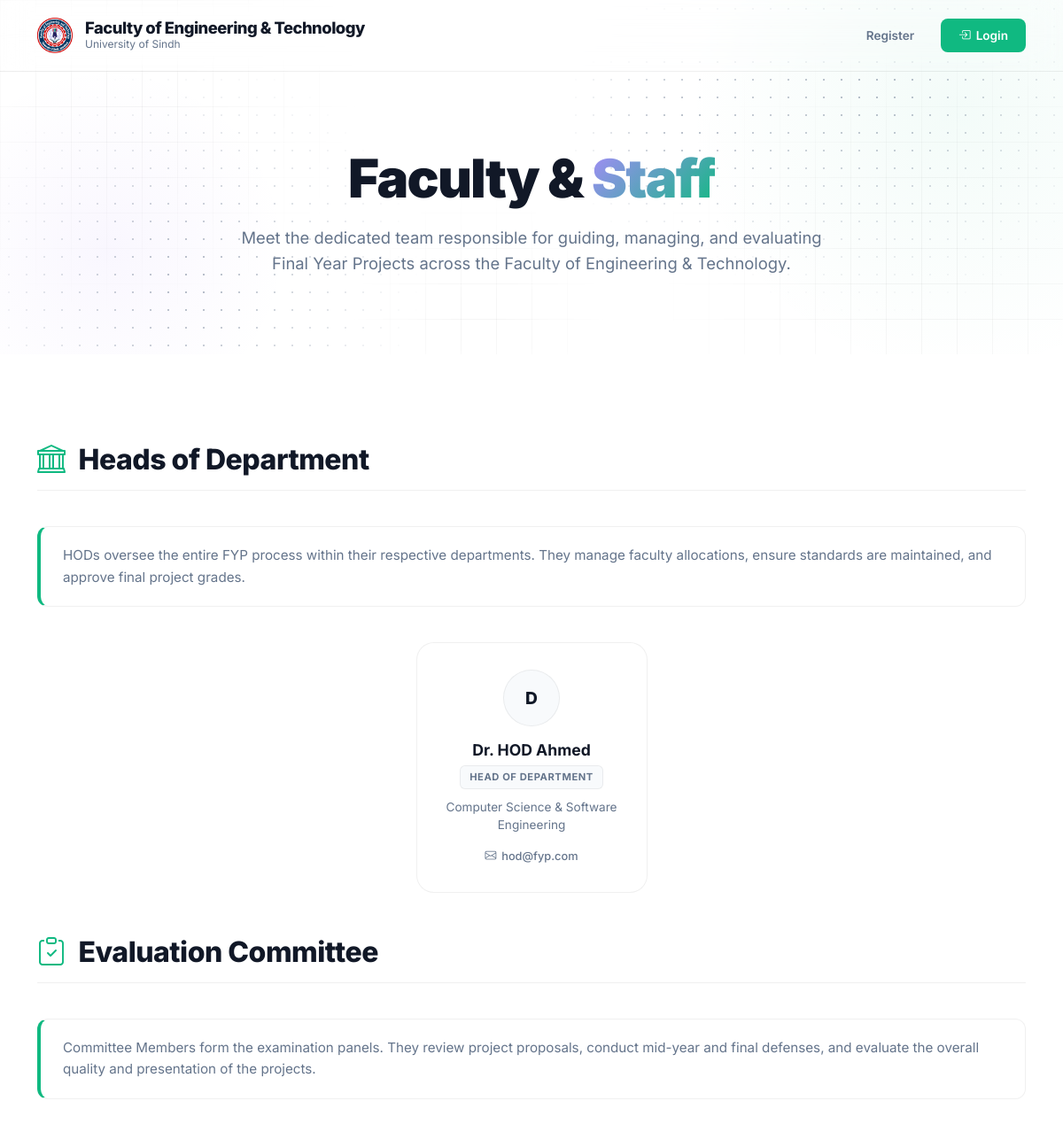
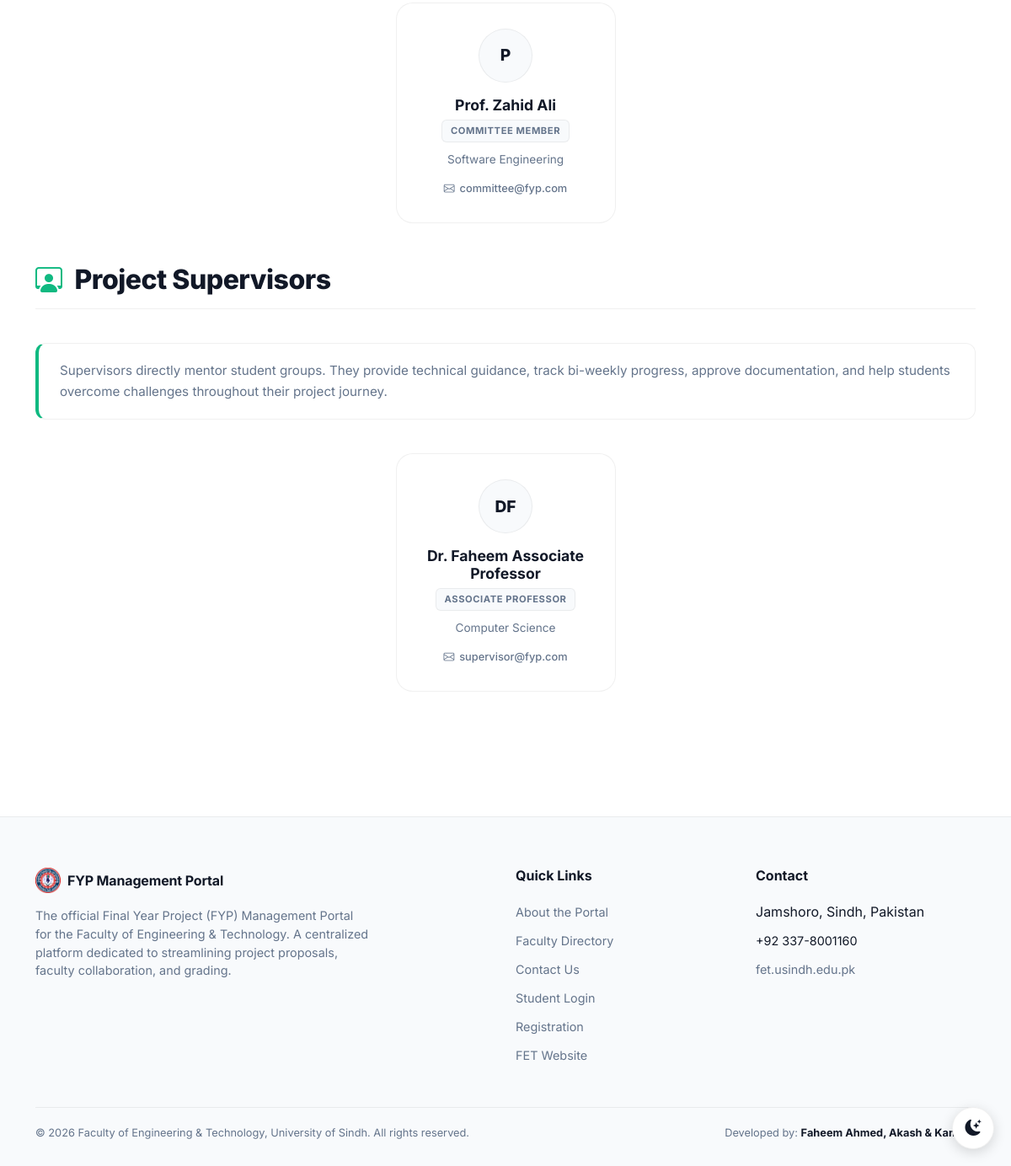
Screenshot of /faculty with the database file from the repository (2 pictures, top to bottom).
### tables this page shows
CREATE TABLE hods (
    user_id INT PRIMARY KEY,
    name VARCHAR(100) NOT NULL,
    department VARCHAR(100) NOT NULL,
    FOREIGN KEY (user_id) REFERENCES users(id) ON DELETE CASCADE
);

CREATE TABLE users (
    id INT AUTO_INCREMENT PRIMARY KEY,
    email VARCHAR(255) NOT NULL UNIQUE,
    cnic VARCHAR(50) DEFAULT NULL UNIQUE,
    password VARCHAR(255) NOT NULL,
    role ENUM('admin', 'hod', 'student', 'supervisor', 'committee') NOT NULL,
    status ENUM('pending', 'approved', 'rejected') DEFAULT 'pending',
    reset_token VARCHAR(255) DEFAULT NULL,
    reset_token_expiry DATETIME DEFAULT NULL,
    created_at TIMESTAMP DEFAULT CURRENT_TIMESTAMP
);

CREATE TABLE committees (
    user_id INT PRIMARY KEY,
    name VARCHAR(100) NOT NULL,
    department VARCHAR(100) NOT NULL,
    FOREIGN KEY (user_id) REFERENCES users(id) ON DELETE CASCADE
);

CREATE TABLE supervisors (
    user_id INT PRIMARY KEY,
    name VARCHAR(100) NOT NULL,
    designation VARCHAR(100) NOT NULL,
    department VARCHAR(100) NOT NULL,
    research_interest TEXT DEFAULT NULL,
    FOREIGN KEY (user_id) REFERENCES users(id) ON DELETE CASCADE
);

### src/Controller/PublicController.php (called while the page is built, shortened)
<?php
class PublicController extends BaseController {
    public function faculty() {
        try {
            $supervisors = $this->db->query("
                SELECT s.name, s.department, s.designation, s.research_interest, u.email
                FROM supervisors s
                JOIN users u ON s.user_id = u.id
                WHERE u.status = 'approved'
                ORDER BY FIELD(s.designation, 'Professor', 'Associate Professor', 'Assistant Professor', 'Lecturer', 'Lab Engineer'), s.name ASC
            ")->fetchAll();
            $hods = $this->db->query("
                SELECT h.name, u.email, h.department
                FROM hods h
                JOIN users u ON h.user_id = u.id
                WHERE u.status = 'approved'
                ORDER BY h.department ASC
            ")->fetchAll();
            $committee = $this->db->query("
                SELECT c.name, c.department, u.email
                FROM committees c
                JOIN users u ON c.user_id = u.id
                WHERE u.status = 'approved'
                ORDER BY c.department ASC, c.name ASC
            ")->fetchAll();
            $this->render('faculty', [
                'pageTitle' => 'Faculty & Staff - FYP Management Portal',
                'supervisors' => $supervisors,
                'hods' => $hods,
                'committee' => $committee
            ]);
        } catch (\PDOException $e) {
            $this->render('faculty', [
                'pageTitle' => 'Faculty & Staff - FYP Management Portal',
                'supervisors' => [],
                'hods' => [],
                'committee' => [],
                'error' => 'Faculty data temporarily unavailable.'
            ]);
        }
    }
}

### config/database.php (called while the page is built, shortened)
<?php
class Database {
    private static $instance = null;
    private $conn;
    private function __construct() {
        try {
            $dsn = "mysql:host=" . DB_HOST . ";port=" . DB_PORT . ";dbname=" . DB_NAME . ";charset=utf8mb4";
            $options = [
                PDO::ATTR_ERRMODE => PDO::ERRMODE_EXCEPTION,
                PDO::ATTR_DEFAULT_FETCH_MODE => PDO::FETCH_ASSOC,
                PDO::ATTR_EMULATE_PREPARES => false,
            ];
            $this->conn = new PDO($dsn, DB_USER, DB_PASS, $options);
        } catch (PDOException $e) {
            die("Database Connection Error: " . $e->getMessage());
        }
    }
    public static function getInstance() {
        if (self::$instance === null) {
            self::$instance = new self();
        }
        return self::$instance;
    }
    public function getConnection() {
        return $this->conn;
    }
}

### src/View/faculty.php (the view, shortened to what this page needs)
<!DOCTYPE html>
<html lang="en" data-theme="light">
<head>
    <link href="https://cdn.jsdelivr.net/npm/bootstrap@5.3.0/dist/css/bootstrap.min.css" rel="stylesheet">
    <link href="https://cdn.jsdelivr.net/npm/bootstrap-icons@1.10.5/font/bootstrap-icons.css" rel="stylesheet">
</head>
<body>
<?php include __DIR__ . '/layout/lp_navbar.php'; ?>
<section class="lp-hero">
    <div class="hero-shape"></div>
    <div class="hero-shape-2"></div>
    <div class="container">
        <div class="about-content">
            <h1 class="hero-title heading-main">
                Faculty & <span class="highlight">Staff</span>
            </h1>
            <p class="hero-desc">
                Meet the dedicated team responsible for guiding, managing, and evaluating Final Year Projects across the Faculty of Engineering & Technology.
            </p>
        </div>
    </div>
</section>
<section class="section">
    <div class="container">
        <?php if (!empty($hods)): ?>
        <h2 class="section-title"><i class="bi bi-bank"></i> Heads of Department</h2>
        <div class="role-description">
            HODs oversee the entire FYP process within their respective departments. They manage faculty allocations, ensure standards are maintained, and approve final project grades.
        </div>
        <div class="row justify-content-center g-4 mb-5">
            <?php foreach ($hods as $hod): ?>
                <div class="col-lg-3 col-md-4 col-sm-6">
                    <div class="faculty-card">
                        <div class="faculty-avatar">
                            <?php echo strtoupper(substr($hod['name'], 0, 1)); ?>
                        </div>
                        <h5><?php echo htmlspecialchars($hod['name']); ?></h5>
                        <span class="faculty-designation">Head of Department</span>
                        <p class="faculty-dept"><?php echo htmlspecialchars(ucfirst($hod['department']) ?? 'Department'); ?></p>
                        <a href="mailto:<?php echo htmlspecialchars($hod['email']); ?>" class="faculty-email"><i class="bi bi-envelope"></i> <?php echo htmlspecialchars($hod['email']); ?></a>
                    </div>
                </div>
            <?php endforeach; ?>
        </div>
        <?php endif; ?>
        <?php if (!empty($committee)): ?>
        <h2 class="section-title"><i class="bi bi-clipboard-check"></i> Evaluation Committee</h2>
        <div class="role-description">
            Committee Members form the examination panels. They review project proposals, conduct mid-year and final defenses, and evaluate the overall quality and presentation of the projects.
        </div>
        <div class="row justify-content-center g-4 mb-5">
            <?php foreach ($committee as $member): ?>
                <div class="col-lg-3 col-md-4 col-sm-6">
                    <div class="faculty-card">
                        <div class="faculty-avatar">
                            <?php echo strtoupper(substr($member['name'], 0, 1)); ?>
                        </div>
                        <h5><?php echo htmlspecialchars($member['name']); ?></h5>
                        <span class="faculty-designation">Committee Member</span>
                        <p class="faculty-dept"><?php echo htmlspecialchars(ucfirst($member['department']) ?? 'Department'); ?></p>
                        <a href="mailto:<?php echo htmlspecialchars($member['email']); ?>" class="faculty-email"><i class="bi bi-envelope"></i> <?php echo htmlspecialchars($member['email']); ?></a>
                    </div>
                </div>
            <?php endforeach; ?>
        </div>
        <?php endif; ?>
        <?php if (!empty($supervisors)): ?>
        <h2 class="section-title"><i class="bi bi-person-workspace"></i> Project Supervisors</h2>
        <div class="role-description">
            Supervisors directly mentor student groups. They provide technical guidance, track bi-weekly progress, approve documentation, and help students overcome challenges throughout their project journey.
        </div>
        <div class="row justify-content-center g-4 mb-5">
            <?php foreach ($supervisors as $supervisor): ?>
                <div class="col-lg-3 col-md-4 col-sm-6">
                    <div class="faculty-card">
                        <div class="faculty-avatar">
                            <?php
                            $initials = '';
                            $nameParts = explode(' ', $supervisor['name']);
                            foreach (array_slice($nameParts, 0, 2) as $part) {
                                $initials .= strtoupper(substr($part, 0, 1));
                            }
                            echo htmlspecialchars($initials);
                            ?>
                        </div>
                        <h5><?php echo htmlspecialchars($supervisor['name']); ?></h5>
                        <?php
                        $desig = $supervisor['designation'] ?? 'Supervisor';
                        ?>
                        <span class="faculty-designation"><?php echo htmlspecialchars($desig); ?></span>
                        <p class="faculty-dept"><?php echo htmlspecialchars($supervisor['department']); ?></p>
                        <a href="mailto:<?php echo htmlspecialchars($supervisor['email']); ?>" class="faculty-email"><i class="bi bi-envelope"></i> <?php echo htmlspecialchars($supervisor['email']); ?></a>
                    </div>
                </div>
            <?php endforeach; ?>
        </div>
        <?php endif; ?>
    </div>
</section>
<?php include __DIR__ . '/layout/lp_footer.php'; ?>

### src/View/layout/lp_navbar.php (style rules this page uses)
:root { --font-heading-main: 'Chuner', 'Bebas Neue', 'Impact', sans-serif; --font-heading-alt: 'Pierknife', 'Oswald', 'Arial Narrow', sans-serif; --font-body: 'Inter', -apple-system, sans-serif; }
:root[data-theme="light"] { --lp-bg: #ffffff; --lp-bg-alt: #f8fafc; --lp-card: #ffffff; --lp-card-hover: #f1f5f9; --lp-border: rgba(0,0,0,0.06); --lp-text: #111827; --lp-text-muted: #64748b; --lp-accent: #10b981; --lp-nav-bg: rgba(255,255,255,0.9); --lp-violet: #8b5cf6; --lp-rose: #f43f5e; --lp-amber: #f59e0b; --lp-teal: #14b8a6; }

### rows the page displays
hods: name "D", name "Dr. HOD Ahmed", department "Computer Science & Software Engineering", user_id.email "hod@fyp.com"
committees: name "P", name "Prof. Zahid Ali", department "Software Engineering", user_id.email "committee@fyp.com"
supervisors: initials "DF", name "Dr. Faheem Associate Professor", designation "ASSOCIATE PROFESSOR", department "Computer Science", user_id.email "supervisor@fyp.com"
